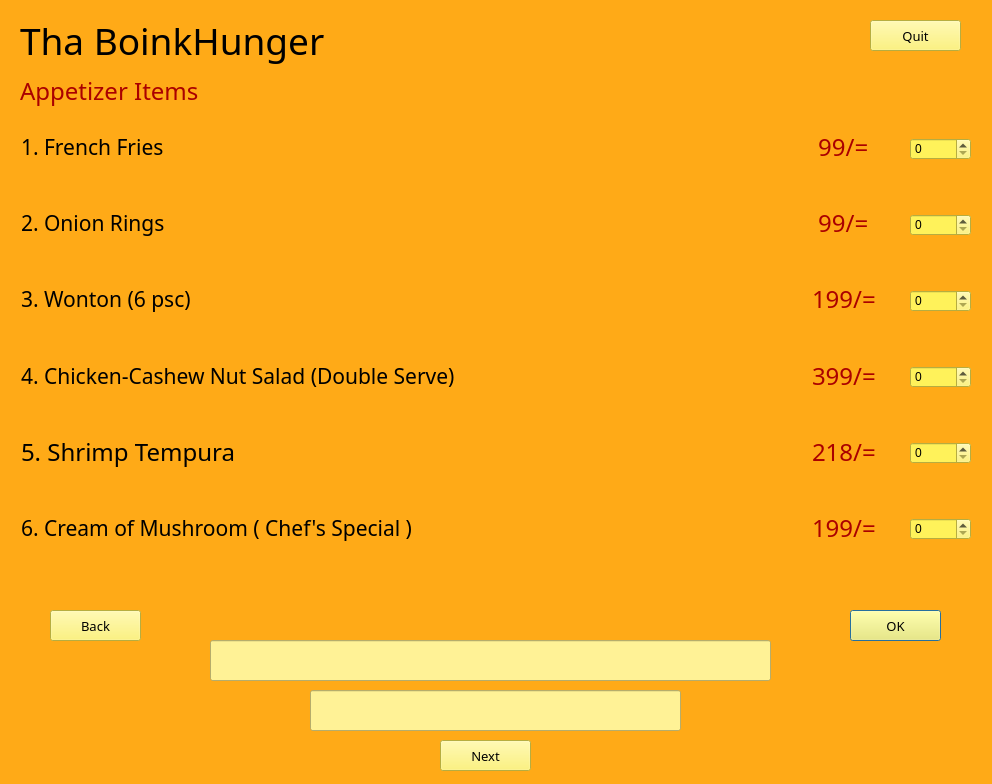
<?xml version="1.0" encoding="UTF-8"?>
<ui version="4.0">
 <class>pepperoni</class>
 <widget class="QDialog" name="pepperoni">
  <property name="geometry">
   <rect>
    <x>0</x>
    <y>0</y>
    <width>992</width>
    <height>784</height>
   </rect>
  </property>
  <property name="windowTitle">
   <string>Dialog</string>
  </property>
  <property name="styleSheet">
   <string notr="true">background-color: rgb(255, 170, 23);</string>
  </property>
  <widget class="QLabel" name="label">
   <property name="geometry">
    <rect>
     <x>20</x>
     <y>10</y>
     <width>331</width>
     <height>61</height>
    </rect>
   </property>
   <property name="font">
    <font>
     <family>Bernard MT Condensed</family>
     <pointsize>28</pointsize>
     <weight>50</weight>
     <bold>false</bold>
    </font>
   </property>
   <property name="styleSheet">
    <string notr="true">color: rgb(0, 0, 0);</string>
   </property>
   <property name="text">
    <string>Tha BoinkHunger</string>
   </property>
  </widget>
  <widget class="QLabel" name="label_7">
   <property name="geometry">
    <rect>
     <x>20</x>
     <y>70</y>
     <width>251</width>
     <height>41</height>
    </rect>
   </property>
   <property name="font">
    <font>
     <family>Papyrus</family>
     <pointsize>18</pointsize>
    </font>
   </property>
   <property name="styleSheet">
    <string notr="true">color: rgb(170, 0, 0);</string>
   </property>
   <property name="text">
    <string>Appetizer Items</string>
   </property>
  </widget>
  <widget class="QPushButton" name="pushButton">
   <property name="geometry">
    <rect>
     <x>850</x>
     <y>610</y>
     <width>91</width>
     <height>31</height>
    </rect>
   </property>
   <property name="font">
    <font>
     <family>Papyrus</family>
     <pointsize>10</pointsize>
    </font>
   </property>
   <property name="styleSheet">
    <string notr="true">background-color: rgb(255, 242, 90);
color: rgb(0, 0, 0);</string>
   </property>
   <property name="text">
    <string>OK</string>
   </property>
  </widget>
  <widget class="QPushButton" name="pushButton_2">
   <property name="geometry">
    <rect>
     <x>50</x>
     <y>610</y>
     <width>91</width>
     <height>31</height>
    </rect>
   </property>
   <property name="font">
    <font>
     <family>Papyrus</family>
     <pointsize>10</pointsize>
    </font>
   </property>
   <property name="styleSheet">
    <string notr="true">background-color: rgb(255, 242, 90);
color: rgb(0, 0, 0);</string>
   </property>
   <property name="text">
    <string>Back</string>
   </property>
  </widget>
  <widget class="QPushButton" name="pushButton_3">
   <property name="geometry">
    <rect>
     <x>870</x>
     <y>20</y>
     <width>91</width>
     <height>31</height>
    </rect>
   </property>
   <property name="font">
    <font>
     <family>Papyrus</family>
     <pointsize>10</pointsize>
    </font>
   </property>
   <property name="styleSheet">
    <string notr="true">background-color: rgb(255, 242, 90);
color: rgb(0, 0, 0);</string>
   </property>
   <property name="text">
    <string>Quit</string>
   </property>
  </widget>
  <widget class="QWidget" name="layoutWidget">
   <property name="geometry">
    <rect>
     <x>910</x>
     <y>90</y>
     <width>61</width>
     <height>501</height>
    </rect>
   </property>
   <layout class="QVBoxLayout" name="verticalLayout_2">
    <item>
     <widget class="QSpinBox" name="spinBox">
      <property name="styleSheet">
       <string notr="true">background-color: rgb(255, 242, 90);
color: rgb(0, 0, 0);</string>
      </property>
     </widget>
    </item>
    <item>
     <widget class="QSpinBox" name="spinBox_2">
      <property name="styleSheet">
       <string notr="true">background-color: rgb(255, 242, 90);
color: rgb(0, 0, 0);</string>
      </property>
     </widget>
    </item>
    <item>
     <widget class="QSpinBox" name="spinBox_3">
      <property name="styleSheet">
       <string notr="true">background-color: rgb(255, 242, 90);
color: rgb(0, 0, 0);</string>
      </property>
     </widget>
    </item>
    <item>
     <widget class="QSpinBox" name="spinBox_4">
      <property name="styleSheet">
       <string notr="true">background-color: rgb(255, 242, 90);
color: rgb(0, 0, 0);</string>
      </property>
     </widget>
    </item>
    <item>
     <widget class="QSpinBox" name="spinBox_5">
      <property name="styleSheet">
       <string notr="true">background-color: rgb(255, 242, 90);
color: rgb(0, 0, 0);</string>
      </property>
     </widget>
    </item>
    <item>
     <widget class="QSpinBox" name="spinBox_6">
      <property name="styleSheet">
       <string notr="true">background-color: rgb(255, 242, 90);
color: rgb(0, 0, 0);</string>
      </property>
     </widget>
    </item>
   </layout>
  </widget>
  <widget class="QLineEdit" name="lineEdit">
   <property name="geometry">
    <rect>
     <x>210</x>
     <y>640</y>
     <width>561</width>
     <height>41</height>
    </rect>
   </property>
   <property name="font">
    <font>
     <family>Papyrus</family>
     <pointsize>20</pointsize>
    </font>
   </property>
   <property name="styleSheet">
    <string notr="true">background-color: rgb(255, 242, 150);
color: rgb(0, 0, 0);</string>
   </property>
  </widget>
  <widget class="QLineEdit" name="lineEdit_2">
   <property name="geometry">
    <rect>
     <x>310</x>
     <y>690</y>
     <width>371</width>
     <height>41</height>
    </rect>
   </property>
   <property name="font">
    <font>
     <family>Papyrus</family>
     <pointsize>14</pointsize>
    </font>
   </property>
   <property name="styleSheet">
    <string notr="true">background-color: rgb(255, 242, 150);
color: rgb(0, 0, 0);</string>
   </property>
  </widget>
  <widget class="QPushButton" name="pushButton_4">
   <property name="geometry">
    <rect>
     <x>440</x>
     <y>740</y>
     <width>91</width>
     <height>31</height>
    </rect>
   </property>
   <property name="font">
    <font>
     <family>Papyrus</family>
     <pointsize>10</pointsize>
    </font>
   </property>
   <property name="styleSheet">
    <string notr="true">background-color: rgb(255, 242, 90);
color: rgb(0, 0, 0);</string>
   </property>
   <property name="text">
    <string>Next</string>
   </property>
  </widget>
  <widget class="QWidget" name="">
   <property name="geometry">
    <rect>
     <x>21</x>
     <y>112</y>
     <width>788</width>
     <height>451</height>
    </rect>
   </property>
   <layout class="QVBoxLayout" name="verticalLayout">
    <item>
     <widget class="QLabel" name="label_2">
      <property name="font">
       <font>
        <family>Papyrus</family>
        <pointsize>16</pointsize>
       </font>
      </property>
      <property name="styleSheet">
       <string notr="true">color: rgb(0, 0, 0);</string>
      </property>
      <property name="text">
       <string>1. French Fries                                                                                                     </string>
      </property>
     </widget>
    </item>
    <item>
     <widget class="QLabel" name="label_3">
      <property name="font">
       <font>
        <family>Papyrus</family>
        <pointsize>16</pointsize>
       </font>
      </property>
      <property name="styleSheet">
       <string notr="true">color: rgb(0, 0, 0);</string>
      </property>
      <property name="text">
       <string>2. Onion Rings                                                                                                    </string>
      </property>
     </widget>
    </item>
    <item>
     <widget class="QLabel" name="label_4">
      <property name="font">
       <font>
        <family>Papyrus</family>
        <pointsize>16</pointsize>
       </font>
      </property>
      <property name="styleSheet">
       <string notr="true">color: rgb(0, 0, 0);</string>
      </property>
      <property name="text">
       <string>3. Wonton (6 psc)                                                                                              </string>
      </property>
     </widget>
    </item>
    <item>
     <widget class="QLabel" name="label_5">
      <property name="font">
       <font>
        <family>Papyrus</family>
        <pointsize>16</pointsize>
       </font>
      </property>
      <property name="styleSheet">
       <string notr="true">color: rgb(0, 0, 0);</string>
      </property>
      <property name="text">
       <string>4. Chicken-Cashew Nut Salad (Double Serve)                                   </string>
      </property>
     </widget>
    </item>
    <item>
     <widget class="QLabel" name="label_8">
      <property name="font">
       <font>
        <family>Papyrus</family>
        <pointsize>18</pointsize>
       </font>
      </property>
      <property name="styleSheet">
       <string notr="true">color: rgb(0, 0, 0);</string>
      </property>
      <property name="text">
       <string>5. Shrimp Tempura                                                                                     </string>
      </property>
     </widget>
    </item>
    <item>
     <widget class="QLabel" name="label_6">
      <property name="font">
       <font>
        <family>Papyrus</family>
        <pointsize>16</pointsize>
       </font>
      </property>
      <property name="styleSheet">
       <string notr="true">color: rgb(0, 0, 0);</string>
      </property>
      <property name="text">
       <string>6. Cream of Mushroom ( Chef's Special )                                                </string>
      </property>
     </widget>
    </item>
   </layout>
  </widget>
  <widget class="QWidget" name="">
   <property name="geometry">
    <rect>
     <x>812</x>
     <y>112</y>
     <width>91</width>
     <height>451</height>
    </rect>
   </property>
   <layout class="QVBoxLayout" name="verticalLayout_3">
    <item>
     <widget class="QLabel" name="label_9">
      <property name="font">
       <font>
        <family>Papyrus</family>
        <pointsize>18</pointsize>
       </font>
      </property>
      <property name="styleSheet">
       <string notr="true">color: rgb(170, 0, 0);</string>
      </property>
      <property name="text">
       <string> 99/=</string>
      </property>
     </widget>
    </item>
    <item>
     <widget class="QLabel" name="label_10">
      <property name="font">
       <font>
        <family>Papyrus</family>
        <pointsize>18</pointsize>
       </font>
      </property>
      <property name="styleSheet">
       <string notr="true">color: rgb(170, 0, 0);</string>
      </property>
      <property name="text">
       <string> 99/=</string>
      </property>
     </widget>
    </item>
    <item>
     <widget class="QLabel" name="label_11">
      <property name="font">
       <font>
        <family>Papyrus</family>
        <pointsize>18</pointsize>
       </font>
      </property>
      <property name="styleSheet">
       <string notr="true">color: rgb(170, 0, 0);</string>
      </property>
      <property name="text">
       <string>199/=</string>
      </property>
     </widget>
    </item>
    <item>
     <widget class="QLabel" name="label_12">
      <property name="font">
       <font>
        <family>Papyrus</family>
        <pointsize>18</pointsize>
       </font>
      </property>
      <property name="styleSheet">
       <string notr="true">color: rgb(170, 0, 0);</string>
      </property>
      <property name="text">
       <string>399/=</string>
      </property>
     </widget>
    </item>
    <item>
     <widget class="QLabel" name="label_13">
      <property name="font">
       <font>
        <family>Papyrus</family>
        <pointsize>18</pointsize>
       </font>
      </property>
      <property name="styleSheet">
       <string notr="true">color: rgb(170, 0, 0);</string>
      </property>
      <property name="text">
       <string>218/=</string>
      </property>
     </widget>
    </item>
    <item>
     <widget class="QLabel" name="label_14">
      <property name="font">
       <font>
        <family>Papyrus</family>
        <pointsize>18</pointsize>
       </font>
      </property>
      <property name="styleSheet">
       <string notr="true">color: rgb(170, 0, 0);</string>
      </property>
      <property name="text">
       <string>199/=</string>
      </property>
     </widget>
    </item>
   </layout>
  </widget>
 </widget>
 <resources/>
 <connections>
  <connection>
   <sender>pushButton_2</sender>
   <signal>clicked()</signal>
   <receiver>pepperoni</receiver>
   <slot>hide()</slot>
   <hints>
    <hint type="sourcelabel">
     <x>89</x>
     <y>613</y>
    </hint>
    <hint type="destinationlabel">
     <x>125</x>
     <y>519</y>
    </hint>
   </hints>
  </connection>
  <connection>
   <sender>pushButton_3</sender>
   <signal>clicked()</signal>
   <receiver>pepperoni</receiver>
   <slot>close()</slot>
   <hints>
    <hint type="sourcelabel">
     <x>886</x>
     <y>34</y>
    </hint>
    <hint type="destinationlabel">
     <x>876</x>
     <y>578</y>
    </hint>
   </hints>
  </connection>
  <connection>
   <sender>pushButton_4</sender>
   <signal>clicked()</signal>
   <receiver>pepperoni</receiver>
   <slot>hide()</slot>
   <hints>
    <hint type="sourcelabel">
     <x>517</x>
     <y>796</y>
    </hint>
    <hint type="destinationlabel">
     <x>592</x>
     <y>784</y>
    </hint>
   </hints>
  </connection>
 </connections>
</ui>
